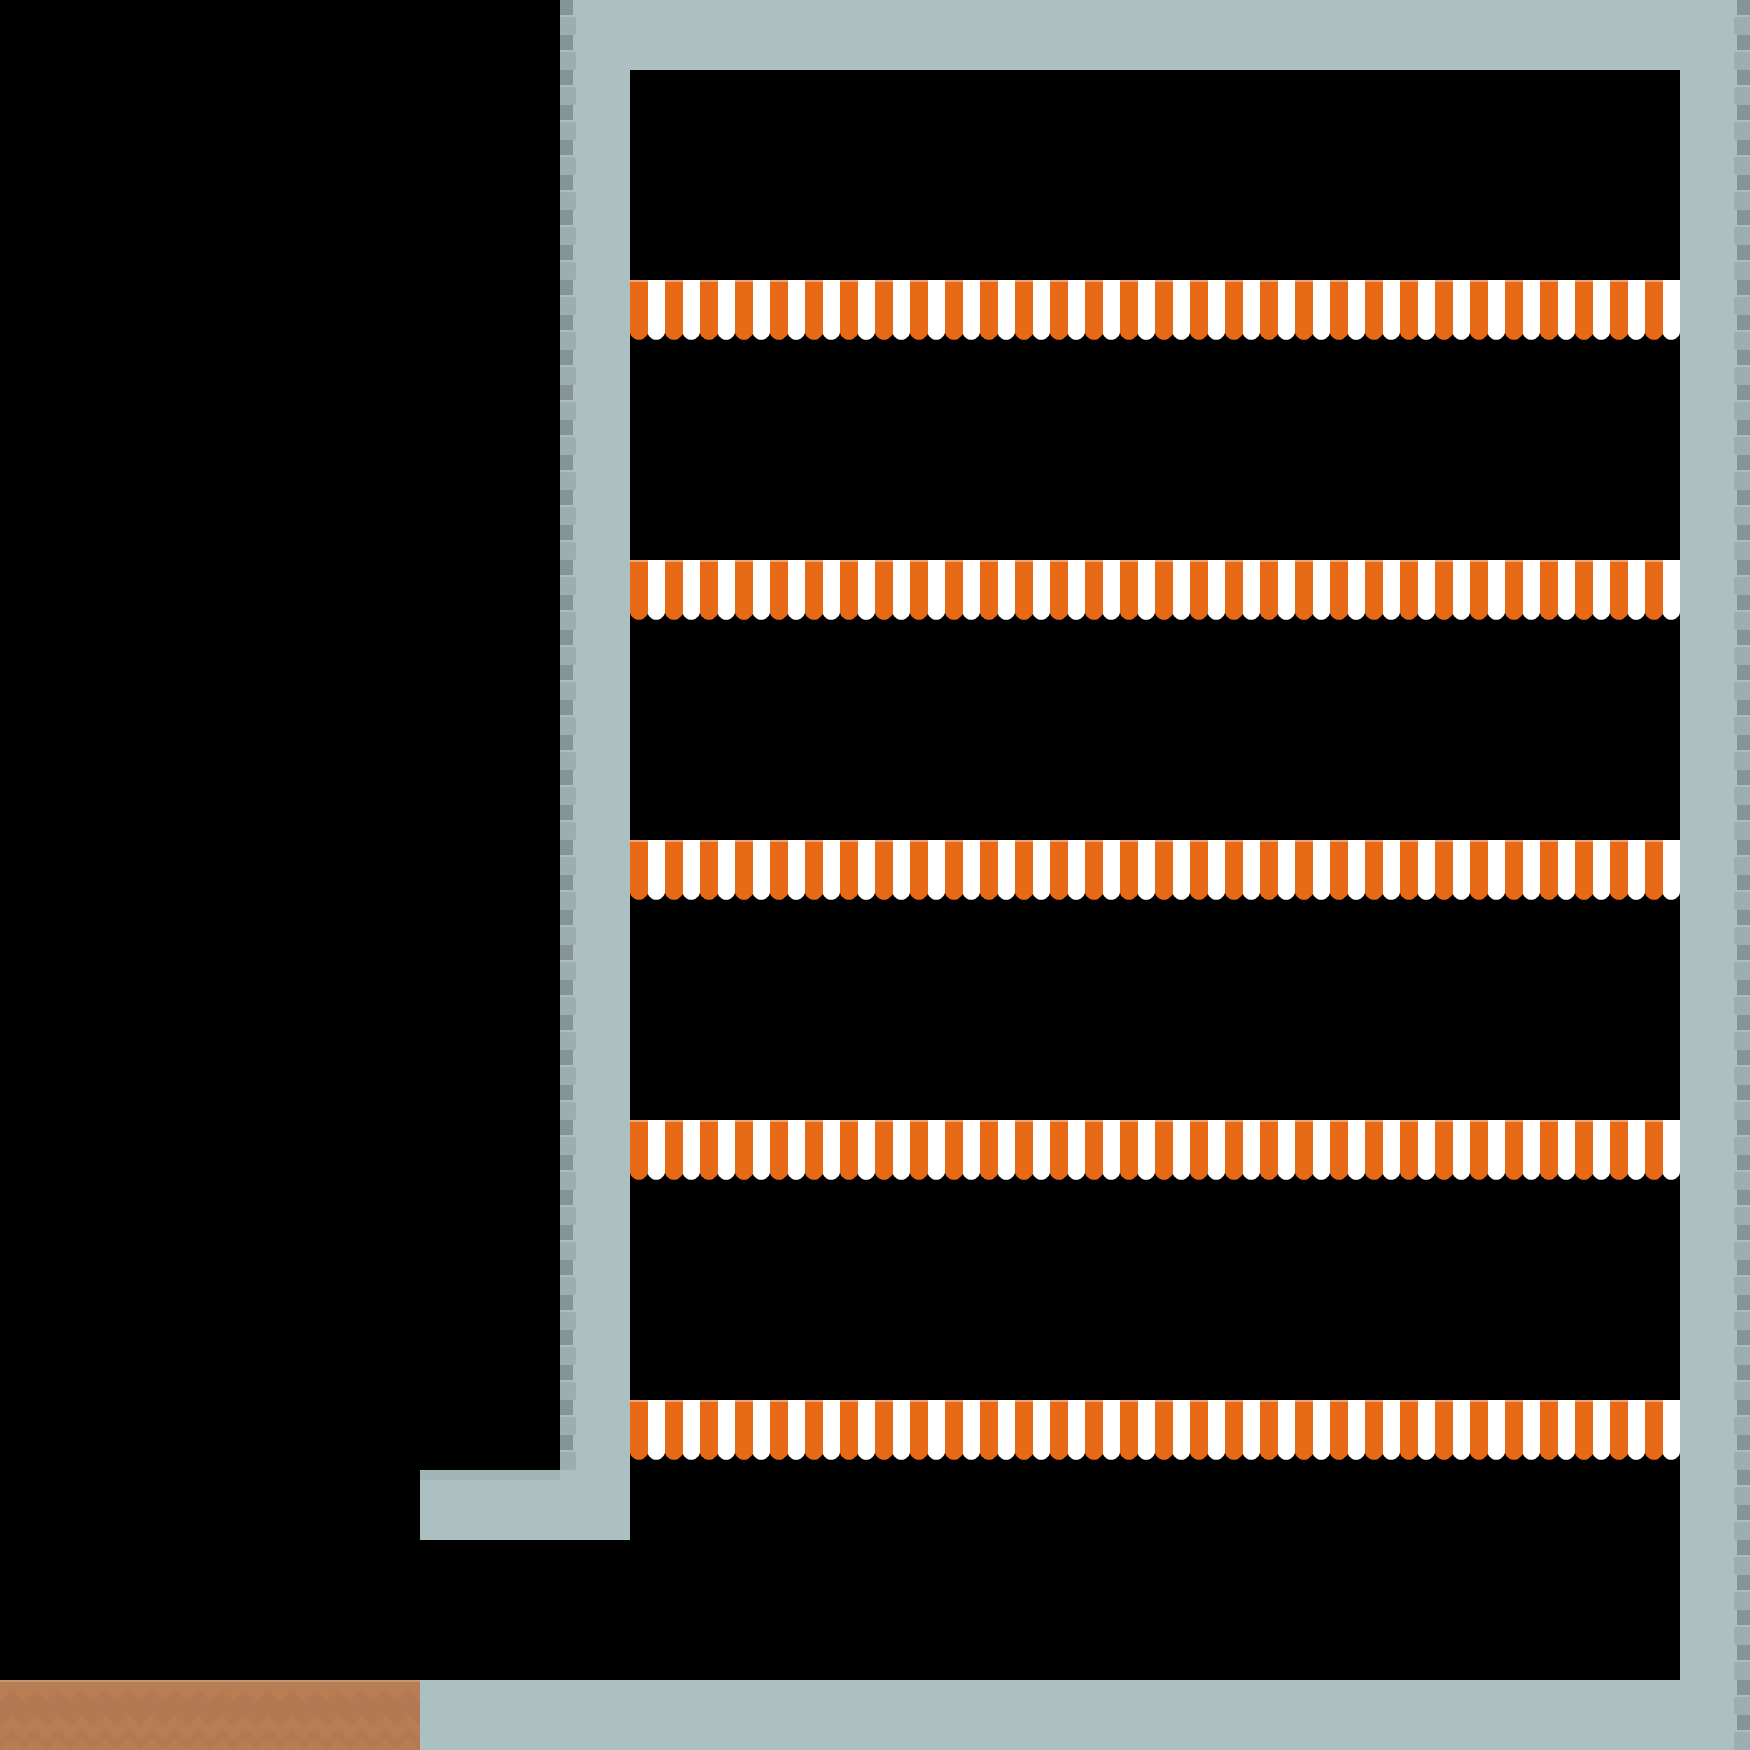

This is a level from a 2D game, rendered from its Tiled map with the project's own tilesets. A one-line summary and the map file follow, with tile-layer data summarised:
An orthogonal 25x25 tile map with 70x70 px tiles, 1 tile layer (Platforms), 1 hidden layer not drawn.

<map version="1.5" tiledversion="1.6.0" orientation="orthogonal" renderorder="right-down" width="25" height="25" tilewidth="70" tileheight="70" infinite="0" nextlayerid="3" nextobjectid="1">
 <editorsettings>
  <export target="TestTower.json" format="json" />
 </editorsettings>
 <tileset firstgid="1" name="Tower" tilewidth="70" tileheight="70" tilecount="100" columns="10">
  <image source="spritesheet.png" width="700" height="700" />
 </tileset>
 <layer id="1" name="Tower Background" width="25" height="25" visible="0">
  <data>[625 cells, 436 non-empty, 5 distinct tile ids]</data>
 </layer>
 <layer id="2" name="Platforms" width="25" height="25">
  <data>[625 cells, 163 non-empty, 6 distinct tile ids]</data>
 </layer>
</map>
